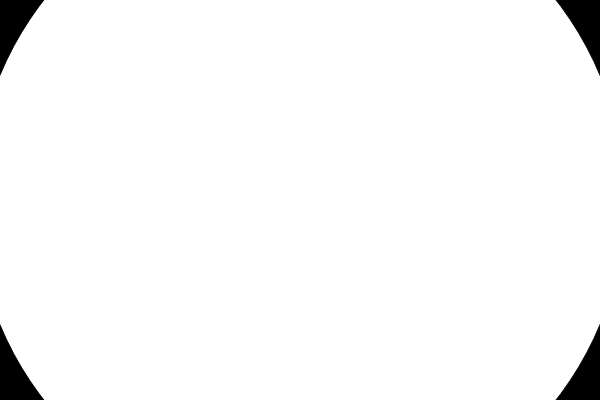
Frame 1 (no input)
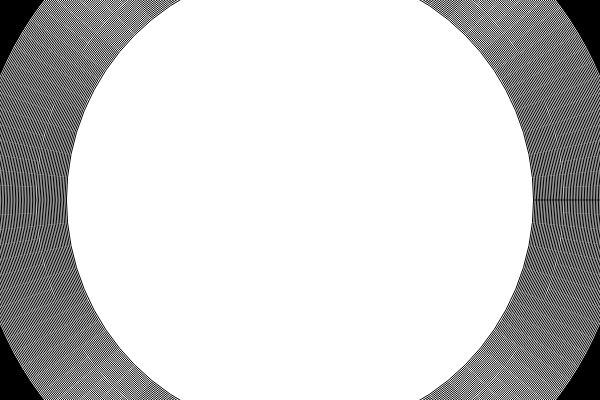
Frame 60 (no input)
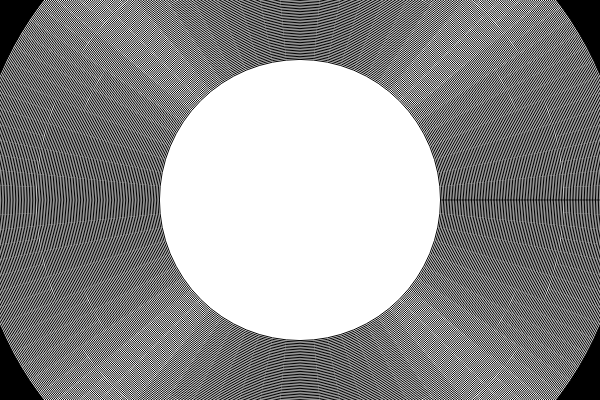
Frame 120 (the mouse pressed at the canvas centre since frame 60)

The p5.js sketch that drew these frames (run headless with seeded random() and noise() and a simulated clock; from frame 60 on, the mouse is pressed at the canvas centre):

// p5.js sketch
// ── sketch.js
function setup() {
  createCanvas(600, 400);
  background(00, 00, 00);
}

let taille = 650

function draw(){
  circle (300, 200, taille);
  taille = taille -1;
  taille = taille -1;
  taille = taille -0.3;
  taille = taille -0.6;
  taille = taille -0.2;
}
